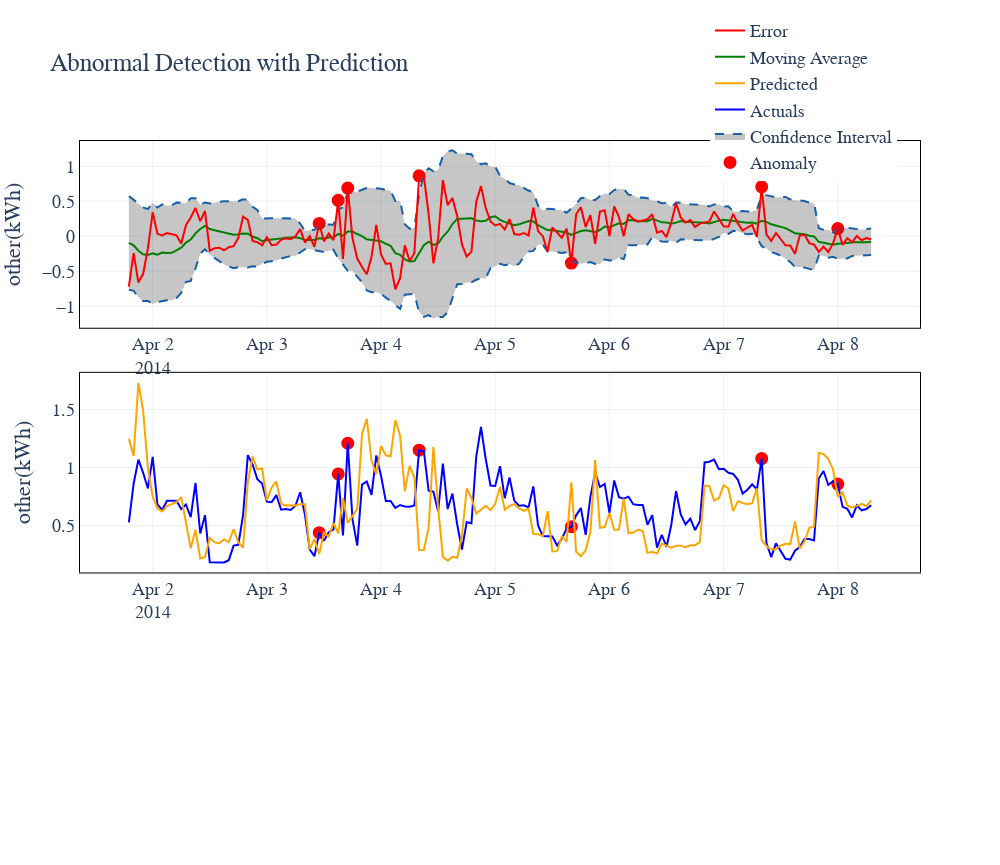

Notebook source saved alongside this figure:
### Code cell
# {'air1': 0, 'furnace1': 1, 'dishwasher1': 2, 'regrigerator1': 3, 'other': 4}

result_df = generate_df_detect_anomalies(d, 10, 'other', x_test, x_test_localhour, x_predict)

classify_df = detect_classify_anomalies(result_df,12)
classify_df.reset_index(inplace=True)
del classify_df['index']
plot_anomaly(classify_df,"Abnormal Detection with Prediction")

### Figure 1 — Plotly figure (JSON) as saved in the notebook; plotly's stock layout.template omitted (floating-point values rounded to 4 significant figures; data arrays with more than 128 entries replaced by an {"elided": "..."} marker saying what was removed)
{"data": [{"marker": {"color": "red", "line": {"color": "red", "width": 2}, "size": 11}, "mode": "markers", "name": "Anomaly", "type": "scatter", "x": {"elided": "157 str values"}, "xaxis": "x", "y": {"elided": "157 float values"}, "yaxis": "y"}, {"marker": {"color": "red", "line": {"color": "red", "width": 2}, "size": 11}, "mode": "markers", "name": "anomaly actual", "showlegend": false, "type": "scatter", "x": {"elided": "157 str values"}, "xaxis": "x2", "y": {"elided": "157 float values"}, "yaxis": "y2"}, {"fill": "tonexty", "fillcolor": "rgba(68, 68, 68, 0.3)", "hoverinfo": "skip", "line": {"color": "rgb(23, 96, 167)", "dash": "dash", "width": 2}, "marker": {"color": "#444"}, "showlegend": false, "type": "scatter", "x": {"elided": "157 str values"}, "xaxis": "x", "y": {"elided": "157 float values"}, "yaxis": "y"}, {"fill": "tonexty", "fillcolor": "rgba(68, 68, 68, 0.3)", "line": {"color": "rgb(23, 96, 167)", "dash": "dash", "width": 2}, "marker": {"color": "#444"}, "name": "Confidence Interval", "type": "scatter", "x": {"elided": "157 str values"}, "xaxis": "x", "y": {"elided": "157 float values"}, "yaxis": "y"}, {"marker": {"color": "blue", "line": {"width": 1}, "size": 12}, "mode": "lines", "name": "Actuals", "type": "scatter", "x": {"elided": "157 str values"}, "xaxis": "x2", "y": {"elided": "157 float values"}, "yaxis": "y2"}, {"marker": {"color": "orange", "line": {"width": 1}, "size": 12}, "mode": "lines", "name": "Predicted", "type": "scatter", "x": {"elided": "157 str values"}, "xaxis": "x2", "y": {"elided": "157 float values"}, "yaxis": "y2"}, {"marker": {"color": "green", "line": {"width": 1}, "size": 12}, "mode": "lines", "name": "Moving Average", "text": "Moving average", "type": "scatter", "x": {"elided": "157 str values"}, "xaxis": "x", "y": {"elided": "157 float values"}, "yaxis": "y"}, {"marker": {"color": "red", "line": {"width": 1}, "size": 12}, "mode": "lines", "name": "Error", "text": "Error", "type": "scatter", "x": {"elided": "157 str values"}, "xaxis": "x", "y": {"elided": "157 float values"}, "yaxis": "y"}], "layout": {"autosize": false, "font": {"family": "Arial", "size": 18}, "height": 865, "legend": {"x": 0.75, "y": 1.2}, "margin": {"t": 75}, "showlegend": true, "title": {"text": "Abnormal Detection with Prediction"}, "width": 1000, "xaxis": {"anchor": "y", "domain": [0, 1], "linecolor": "black", "linewidth": 1, "mirror": true, "showgrid": true, "showline": true, "showticklabels": true, "tickfont": {"size": 18}, "ticklen": 4, "zeroline": false}, "xaxis2": {"anchor": "y2", "domain": [0, 1], "linecolor": "black", "linewidth": 1, "mirror": true, "showgrid": true, "showline": true, "showticklabels": true, "tickfont": {"size": 18}, "ticklen": 4, "zeroline": false}, "yaxis": {"anchor": "x", "domain": [0.71, 1], "hoverformat": ".2f", "linecolor": "black", "linewidth": 1, "mirror": true, "showgrid": true, "showline": true, "tickfont": {"size": 18}, "ticklen": 4, "title": {"text": "other(kWh)"}, "zeroline": false}, "yaxis2": {"anchor": "x2", "domain": [0.33, 0.64], "hoverformat": ".2f", "linecolor": "black", "linewidth": 1, "mirror": true, "showgrid": true, "showline": true, "tickfont": {"size": 18}, "ticklen": 4, "title": {"text": "other(kWh)"}, "zeroline": false}}}
